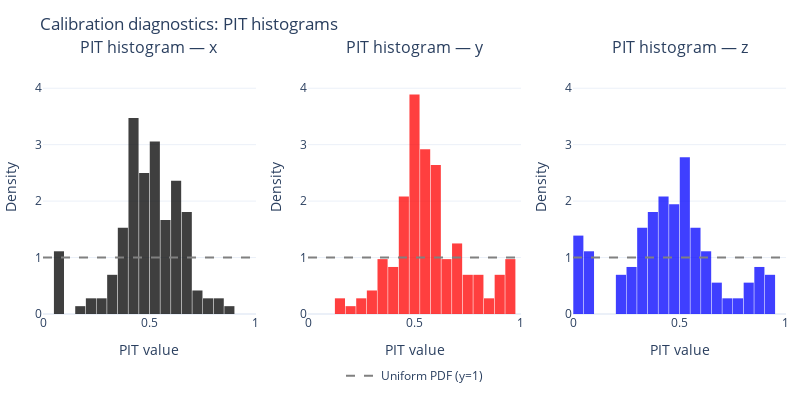

Notebook code for this chart:
### Markdown cell above
## PIT Histogram Visualization

Create Probability Integral Transform (PIT) histograms to assess calibration.

### Code cell
# Calculate PIT values
pits_btd = pit_values(ysamp_g, ytrue_g)  # (N,T,3)
pits_flat = pits_btd.reshape(-1, 3).detach().cpu().numpy()

# Setup for plotting
axis_names = ["x", "y", "z"]
axis_colors = ["black", "red", "blue"]
uniform_line_color = "gray"

# Create subplots: 1 row x 3 cols (histograms)
fig = make_subplots(
    rows=1, cols=3,
    shared_xaxes=False,
    shared_yaxes=False,
    horizontal_spacing=0.07,
    subplot_titles=[f"PIT histogram — {axis}" for axis in axis_names],
)

# Parameters
nbins = 30

for d in range(3):
    col = d + 1
    color = axis_colors[d]
    u = pits_flat[:, d]

    # Histogram
    fig.add_trace(
        go.Histogram(
            x=u,
            nbinsx=nbins,
            histnorm="probability density",
            marker=dict(color=color),
            name=axis_names[d],
            showlegend=False,
            opacity=0.75,
        ),
        row=1, col=col
    )

    # Uniform PDF reference line (y=1 on [0,1])
    fig.add_trace(
        go.Scatter(
            x=[0, 1],
            y=[1, 1],
            mode="lines",
            line=dict(dash="dash", color=uniform_line_color),
            name="Uniform PDF (y=1)" if d == 0 else None,
            showlegend=(d == 0),
        ),
        row=1, col=col
    )

    # Axes formatting
    fig.update_xaxes(title_text="PIT value", range=[0, 1], row=1, col=col)
    fig.update_yaxes(title_text="Density", range=[0, 4.5], row=1, col=col)

# Layout
fig.update_layout(
    height=400, width=800,
    template="plotly_white",
    title="Calibration diagnostics: PIT histograms",
    bargap=0.05,
    legend=dict(
        orientation="h",
        yanchor="bottom", y=-0.3,
        xanchor="center", x=0.5
    ),
    margin=dict(l=10, r=10, t=60, b=60),
)

# Save and display
fig.write_html("../figures/pit_histograms.html")
fig.show()

### Figure 1 — Plotly figure (JSON) as saved in the notebook; plotly's stock layout.template omitted (floating-point values rounded to 4 significant figures; data arrays with more than 128 entries replaced by an {"elided": "..."} marker saying what was removed)
{"data": [{"histnorm": "probability density", "marker": {"color": "black"}, "name": "x", "nbinsx": 30, "opacity": 0.75, "showlegend": false, "type": "histogram", "x": {"elided": "144 float values"}, "xaxis": "x", "yaxis": "y"}, {"line": {"color": "gray", "dash": "dash"}, "mode": "lines", "name": "Uniform PDF (y=1)", "showlegend": true, "type": "scatter", "x": [0, 1], "xaxis": "x", "y": [1, 1], "yaxis": "y"}, {"histnorm": "probability density", "marker": {"color": "red"}, "name": "y", "nbinsx": 30, "opacity": 0.75, "showlegend": false, "type": "histogram", "x": {"elided": "144 float values"}, "xaxis": "x2", "yaxis": "y2"}, {"line": {"color": "gray", "dash": "dash"}, "mode": "lines", "showlegend": false, "type": "scatter", "x": [0, 1], "xaxis": "x2", "y": [1, 1], "yaxis": "y2"}, {"histnorm": "probability density", "marker": {"color": "blue"}, "name": "z", "nbinsx": 30, "opacity": 0.75, "showlegend": false, "type": "histogram", "x": {"elided": "144 float values"}, "xaxis": "x3", "yaxis": "y3"}, {"line": {"color": "gray", "dash": "dash"}, "mode": "lines", "showlegend": false, "type": "scatter", "x": [0, 1], "xaxis": "x3", "y": [1, 1], "yaxis": "y3"}], "layout": {"annotations": [{"font": {"size": 16}, "showarrow": false, "text": "PIT histogram — x", "x": 0.1433, "xanchor": "center", "xref": "paper", "y": 1, "yanchor": "bottom", "yref": "paper"}, {"font": {"size": 16}, "showarrow": false, "text": "PIT histogram — y", "x": 0.5, "xanchor": "center", "xref": "paper", "y": 1, "yanchor": "bottom", "yref": "paper"}, {"font": {"size": 16}, "showarrow": false, "text": "PIT histogram — z", "x": 0.8567, "xanchor": "center", "xref": "paper", "y": 1, "yanchor": "bottom", "yref": "paper"}], "bargap": 0.05, "height": 400, "legend": {"orientation": "h", "x": 0.5, "xanchor": "center", "y": -0.3, "yanchor": "bottom"}, "margin": {"b": 60, "l": 10, "r": 10, "t": 60}, "title": {"text": "Calibration diagnostics: PIT histograms"}, "width": 800, "xaxis": {"anchor": "y", "domain": [0, 0.2867], "range": [0, 1], "title": {"text": "PIT value"}}, "xaxis2": {"anchor": "y2", "domain": [0.3567, 0.6433], "range": [0, 1], "title": {"text": "PIT value"}}, "xaxis3": {"anchor": "y3", "domain": [0.7133, 1], "range": [0, 1], "title": {"text": "PIT value"}}, "yaxis": {"anchor": "x", "domain": [0, 1], "range": [0, 4.5], "title": {"text": "Density"}}, "yaxis2": {"anchor": "x2", "domain": [0, 1], "range": [0, 4.5], "title": {"text": "Density"}}, "yaxis3": {"anchor": "x3", "domain": [0, 1], "range": [0, 4.5], "title": {"text": "Density"}}}}
